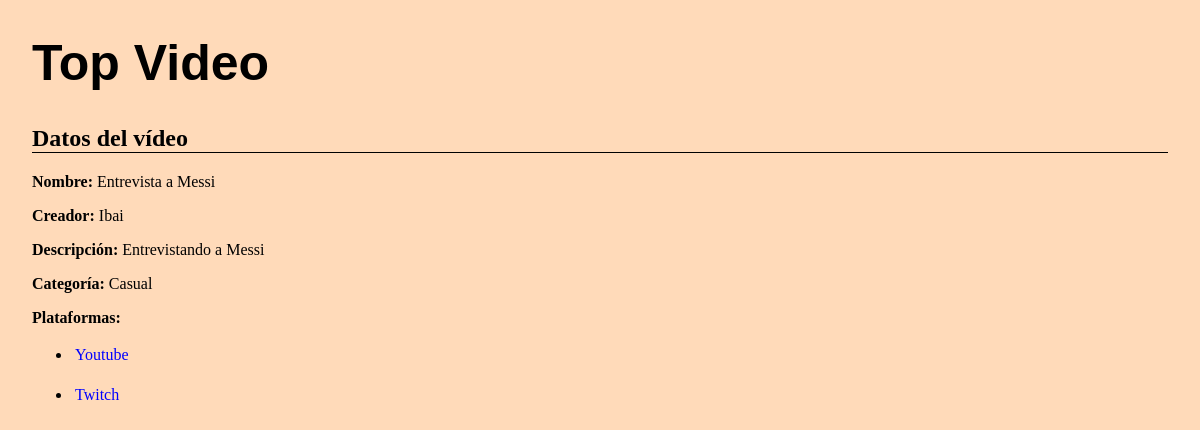
The app's page /appTopVideos/videos/4/ with its own data.
### appTopVideos/models.py (models this page shows, shortened)
class Video(models.Model):
    nombre = models.CharField(max_length=50)
    creador = models.CharField(max_length=50)
    descripcion = models.CharField(max_length=200)
    categorias = models.ForeignKey('Categoria', on_delete=models.CASCADE)
    plataformas = models.ManyToManyField('Plataforma')
    fecha = models.DateTimeField(default=datetime.now, blank=True)

class Categoria(models.Model):
    nombre = models.CharField(max_length=50)
    descripcion = models.CharField(max_length=200)
    videos = models.ManyToManyField('Video', blank=True, null=True)
    def __str__(self):
        return self.nombre

class Plataforma(models.Model):
    nombre = models.CharField(max_length=50)
    link = models.URLField(max_length=200)
    videos = models.ManyToManyField('Video', blank=True, null=True)
    def __str__(self):
        return self.nombre

### appTopVideos/views.py (the view)
# urls.py: path('videos/<int:video_id>/', views.show_video, name='video'),
def show_video(request, video_id):
	video = get_object_or_404(Video, pk=video_id)
	context = {'video': video }
	return render(request, 'video.html', context)

### appTopVideos/templates/video.html
{% extends "base.html" %}
{% block contenido %}
<h2>Datos del vídeo</h2>
{% if video %}
  <p><strong>Nombre: </strong> {{ video.nombre}}</p>
  <p><strong>Creador: </strong> {{ video.creador}}</p>
  <p><strong>Descripción: </strong> {{ video.descripcion}}</p>
  <p><strong>Categoría: </strong> {{ video.categorias}}</p>
  <p><strong>Plataformas: </strong></p>
  {% for p in video.plataformas.all %}
  <ul>
    <li>
      <a href={{p.link}}>{{p}}</a>
    </li>
  </ul>
  {% endfor %}
{% endif %}
{% endblock %}

### appTopVideos/static/css/styles.css (style rules this page uses)
body { background-color: peachpuff; margin-left: 2em; }
h2 { border-bottom:1px black double; margin-right: 1em; }
a { text-decoration: none; color: blue; }
li { color: black; padding: 3px; }

### records on screen
Video: nombre "Entrevista a Messi", creador "Ibai", descripcion "Entrevistando a Messi", categorias "Casual"
Plataforma: nombre "Youtube"
Plataforma: nombre "Twitch"
